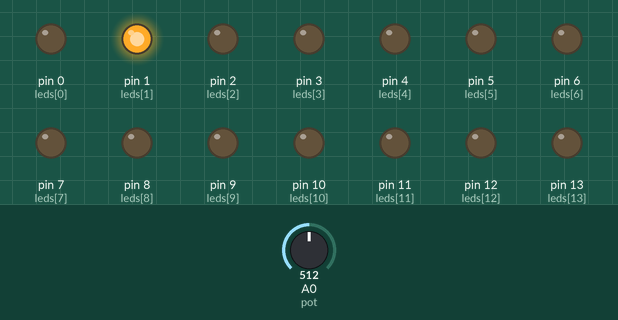
Simulated run of this sketch. Board: Arduino Uno, built with avr-gcc and run on an emulated ATmega328P. Parts: output pins drawn as LEDs (lit = HIGH). The inputs (shaded band) are chosen by the test bench; at power-on: A0 (pot) = 512.

Above: at 1.3 s.
1.4 s: A0 (pot) set to 485
At 4.2 s:
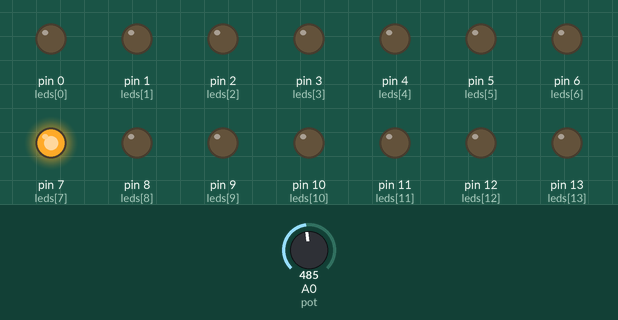
4.5 s: A0 (pot) set to 0
At 5.9 s:
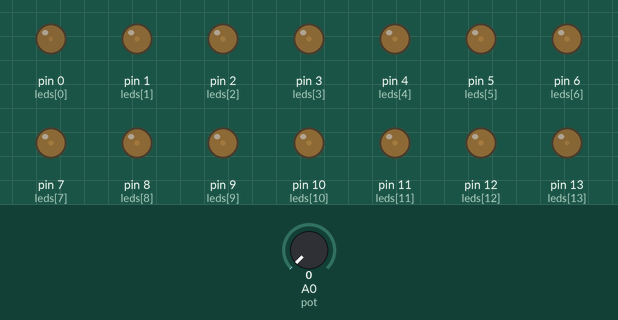
6.4 s: A0 (pot) set to 122
At 6.58 s:
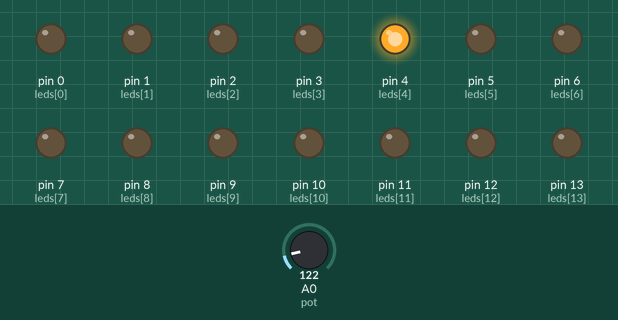
Timing chart, 0 to 15.5 s (numbered marks = the images above; inputs shaded):
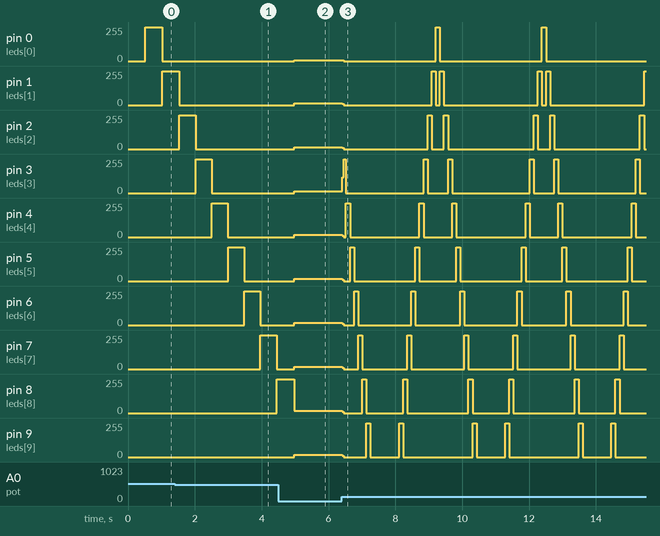

The sketch:

Pratica9_Sequencial_LED_potenciometro.ino
```cpp
byte leds[] = {0, 1, 2, 3, 4, 5, 6, 7, 8, 9, 10, 11, 12, 13}; // laço para declarar os pinos
int atraso;
int direction = 1;
int led_atual = 0;
int pot = 0; // pino analogico para o potenciometro

void setup(){
  for (int x=0; x<sizeof(leds); x++){ //declara os pinos de 0 a 13 como OUTPUT
    pinMode(leds[x], OUTPUT);
  }
}

void loop(){
  atraso = analogRead(pot);

  delay(atraso);

  for (int x=0; x<sizeof(leds); x++){  // apaga todos os leds
    digitalWrite(leds[x], LOW);
  }

  digitalWrite(leds[led_atual], HIGH);
  led_atual += direction;   // incrementa de acordo com o valor de direction
                            // x += y; equivale --> x = x + y;

  if(led_atual == 13) {direction = -1;} // altera a direção se tivermos atingido o fim
  if(led_atual == 0) {direction = 1;}
}
```

Measured:
- the behaviour switches between 494 and 493 on A0 (pot) (found by bisection; images 0 and 1)
- after the input at 1.4 s, pin 7 (leds[7]): 0/255 → 255/255 after 2.6 s instead of 2.7 s; pin 8 (leds[8]): 0/255 → 255/255 after 3.0 s
- after the input at 4.5 s, pin 0 (leds[0]): 0/255 → 7/255 after 0.48 s; pin 1 (leds[1]): 0/255 → 14/255 after 0.48 s; pin 2 (leds[2]), pin 3 (leds[3]): 0/255 → 15/255 after 0.48 s; pin 4 (leds[4]), pin 5 (leds[5]), pin 6 (leds[6]): 0/255 → 16/255 after 0.48 s; pin 7 (leds[7]): 0/255 → 17/255 after 0.48 s
- after the input at 6.4 s, pin 0 (leds[0]): alternates 255/255 for 0.12 s and 0/255 for 2.9 s, starting after 0.06 s; pin 1 (leds[1]): 14/255 → 8/255 at once, then repeats every 3.0 s: 0/255 2.6 s, 255/255 0.12 s, 0/255 0.12 s, 255/255 0.12 s
